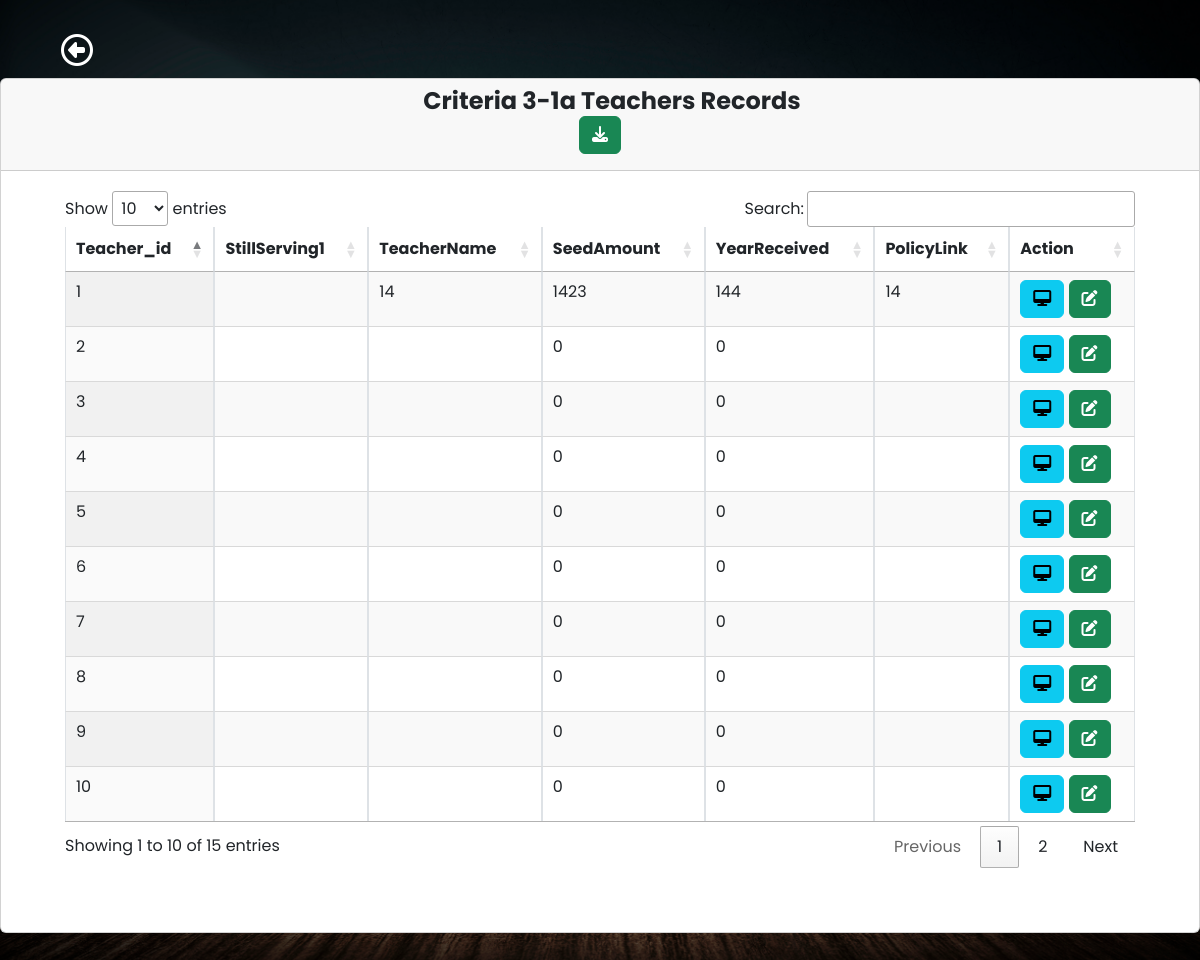
The app's page /criteria/criteria3-1a.php with its own data.
### tables this page shows
CREATE TABLE `teacherform` (
  `teacher_id` int(10) NOT NULL,
  `teacherName` varchar(100) NOT NULL,
  `pan` varchar(100) NOT NULL,
  `designation` varchar(50) NOT NULL,
  `appointmentYear` int(40) NOT NULL,
  `appointmentNature` varchar(100) NOT NULL,
  `departmentName` varchar(70) NOT NULL,
  `experienceYears` int(10) NOT NULL,
  `stillServing1` varchar(100) NOT NULL,
  `teacherNamePhD` varchar(100) NOT NULL,
  `qualificationYear` varchar(10) NOT NULL,
  `recognizedGuide` varchar(10) NOT NULL,
  `recognitionYear` int(10) NOT NULL,
  `stillServing2` varchar(10) NOT NULL,
  `researchScholar` varchar(100) NOT NULL,
  `registrationYear` int(10) NOT NULL,
  `guideAllotmentLink` date NOT NULL,
  `programmeName` varchar(50) NOT NULL,
  `programmeCode` varchar(50) NOT NULL,
  `semesterYear` varchar(10) NOT NULL,
  `lastExamDate` date NOT NULL,
  `resultDate` date NOT NULL,
  `programCode` varchar(10) NOT NULL,
  `programName` varchar(100) NOT NULL,
  `studentsAppeared` int(100) NOT NULL,
  `studentsPassed` int(100) NOT NULL,
  `teacherNameSeedMoney` varchar(100) NOT NULL,
  `seedAmount` int(10) NOT NULL,
  `yearReceived` int(10) NOT NULL,
  `policyLink` varchar(100) NOT NULL,
  `teacherNameAward` varchar(100) NOT NULL,
  `awardName` varchar(100) NOT NULL,
  `awardYear` int(10) NOT NULL,
  `awardingAgency` varchar(100) NOT NULL,
  `roomName` varchar(255) NOT NULL,
  `ictFacility` varchar(255) NOT NULL,
  `photoLink` varchar(255) NOT NULL,
  `timetable` varchar(255) NOT NULL,
  `year` varchar(10) NOT NULL,
  `budget` int(10) NOT NULL,
  `expenditure` int(10) NOT NULL,
  `totalExpenditure` int(10) NOT NULL,
  `maintenanceAcademic` int(10) NOT NULL,
  `maintenancePhysical` int(10) NOT NULL,
  `module` varchar(255) NOT NULL,
  `platform` varchar(255) NOT NULL,
  `launchDate` date NOT NULL,
  `documentLink` varchar(255) NOT NULL,
  `facility` varchar(255) NOT NULL,
  `developmentFacility` varchar(255) NOT NULL,
  `videoLink` varchar(255) NOT NULL,
  `scheme_name` varchar(255) NOT NULL,
  `gov_students` int(11) NOT NULL,
  `gov_amount` decimal(10,2) NOT NULL,
  `ngo_students` int(11) NOT NULL,
  `ngo_amount` decimal(10,2) NOT NULL,
  `ngo_name` varchar(255) NOT NULL,
  `capacity_programme` varchar(255) NOT NULL,
  `implementationDate` date NOT NULL,
  `enrolledStudents` int(11) NOT NULL,
  `agencies` text NOT NULL,
  `activity_name` varchar(255) NOT NULL,
  `students_attended` int(11) NOT NULL,
  `students_placed` int(11) NOT NULL,
  `eventDate` date NOT NULL,
  `teamIndividual` varchar(255) NOT NULL,
  `competitionLevel` varchar(255) NOT NULL,
  `eventName` varchar(255) NOT NULL,
  `pi_co_pi_name` varchar(255) NOT NULL,
  `funding_agency` varchar(255) NOT NULL,
  `type` varchar(100) NOT NULL,
  `department` varchar(255) NOT NULL,
  `funds_provided` int(10) NOT NULL,
  `duration` varchar(100) NOT NULL,
  `workshop_name` varchar(255) NOT NULL,
  `participants` int(11) NOT NULL,
  `date` varchar(100) NOT NULL,
  `activity_report_link` varchar(255) NOT NULL,
  `author_name` varchar(255) NOT NULL,
  `journal_name` varchar(255) NOT NULL,
  `publication_year` int(11) NOT NULL,
  `issn_number` varchar(255) NOT NULL,
  `journal_website` varchar(255) NOT NULL,
  `article_link` varchar(255) NOT NULL,
  `listing_status` varchar(255) NOT NULL,
  `teacher_consultants` varchar(255) NOT NULL,
  `project_name` varchar(255) NOT NULL,
  `agency_details` varchar(255) NOT NULL,
  `revenue_generated` decimal(10,2) NOT NULL,
  `trainees` int(11) NOT NULL,
  `teachers_staff_names` varchar(255) NOT NULL,
  `facilities_name_department` varchar(255) NOT NULL,
  `consultancy_name` varchar(255) NOT NULL,
  `total_amount_spent` int(10) NOT NULL,
  `organizing_unit` varchar(255) NOT NULL,
  `role` varchar(50) NOT NULL,
  `year_placement` varchar(4) NOT NULL,
  `studentName_placement` varchar(255) NOT NULL,
  `programGraduated_placement` varchar(255) NOT NULL,
  `employerName` varchar(255) NOT NULL,
  `payPackage` varchar(255) NOT NULL,
  `studentName_higher_education` varchar(255) NOT NULL,
  `institutionJoined` varchar(255) NOT NULL,
  `programAdmitted` varchar(255) NOT NULL,
  `e_governance` varchar(255) NOT NULL,
  `conference_name` varchar(255) NOT NULL,
  `conferenceName` varchar(255) NOT NULL,
  `professionalBody` varchar(255) NOT NULL,
  `amount` int(10) NOT NULL,
  `roles` varchar(255) NOT NULL,
  `from_date` date NOT NULL,
  `to_date` date NOT NULL,
  `program_title` varchar(255) NOT NULL
);

### criteria/criteria3-1a.php (the view, shortened to what this page needs)
<?php
require 'dbcon.php';
?>
<!doctype html>
<html lang="en">
<head>
    <link href="https://cdn.jsdelivr.net/npm/bootstrap@5.1.3/dist/css/bootstrap.min.css" rel="stylesheet">
    <link rel="stylesheet" href="https://cdn.datatables.net/1.10.2/css/jquery.dataTables.min.css">
    <link rel="stylesheet" href="https://pro.fontawesome.com/releases/v5.10.0/css/all.css">
    <?php
    include('../students/includes/header1.php');
    ?>
</head>
<body>
    <div class="wrapper">
        <div class="main">
            <nav class="navbar navbar-expand">
                <a href="../criteria/criteria.php" class="btn btn-2xl mx-5 mt-4"><i class="fa-regular fa-circle-left fa-2xl" style="color: #fff;"></i></a>
            </nav>
            <main class="content ">
                <div class=" mb-5">
                    <div class="row">
                        <div class="col-md-12">
                            <div class="card">
                                <div class="card-header">
                                    <h4 class="text-center">&emsp;<b>Criteria 3-1a Teachers Records</b>
                                    <form method="post" action="../excel/Excel copy 12.php">
                                            <button type="submit" class="btn btn-success btn pull-right" name="export_excel"><i class="fas fa-download"></i></button>
                                        </form>
                                    </h4>
                                </div>
                                <div class="card-body m-5 mt-1">
                                    <table id="example" class="display table table-striped table-bordered table-hover" cellspacing="0" width="100%">
                                        <thead>
                                            <tr>
                                                <?php
                                                $query = "SELECT teacher_id,stillServing1,teacherName,seedAmount,yearReceived,policyLink FROM teacherform LIMIT 1";
                                                $query_run = mysqli_query($conn, $query);
                                                $row = mysqli_fetch_assoc($query_run);
                                                foreach ($row as $key => $value) {
                                                    echo "<th>" . ucfirst($key) . "</th>";
                                                }
                                                ?>
                                                <th>Action</th>
                                            </tr>
                                        </thead>
                                        <tbody>
                                            <?php
                                            $query = "SELECT  teacher_id,stillServing1,teacherName,seedAmount,yearReceived,policyLink FROM teacherform";
                                            $query_run = mysqli_query($conn, $query);
                                            if (mysqli_num_rows($query_run) > 0) {
                                                while ($teacher = mysqli_fetch_assoc($query_run)) {
                                            ?>
                                                    <tr>
                                                        <?php
                                                        foreach ($teacher as $data) {
                                                            echo "<td>" . $data . "</td>";
                                                        }
                                                        ?>
                                                        <td>
                                                            <a href="teacher-view.php?id=<?= $teacher['teacher_id']; ?>" class="btn btn-info btn-xs"><i class="fas fa-desktop "></i></a>
                                                            <a href="teacher-edit.php?id=<?= $teacher['teacher_id']; ?>" class="btn btn-success btn-xs"><i class="fas fa-edit"></i></a>
                                                        </td>
                                                    </tr>
                                            <?php
                                                }
                                            } else {
                                                echo "<tr><td colspan='4'>No Record Found</td></tr>";
                                            }
                                            ?>
                                        </tbody>
                                    </table>
                                </div>
                            </div>
                        </div>
                    </div>
                </div>
            </main>
        </div>
    </div>
</body>
</html>

### students/includes/header1.php (style rules this page uses)
body { font-family: 'Poppins', sans-serif; margin: 0; background-image: url("../img/background-image.jpg"); background-repeat: no-repeat; background-position: center bottom; background-size: cover; }
a { cursor: pointer; text-decoration: none; font-family: 'Poppins', sans-serif; }
.wrapper { align-items: stretch; display: flex; width: 100%; }
.main { display: flex; flex-direction: column; min-height: 100vh; width: 100%; overflow: hidden; transition: all 0.35s ease-in-out; }
.content { flex: 1; max-width: 100vw; width: 100vw; }
@media (min-width:768px) { .content { width: auto; } }

### records on screen
teacherform: teacher_id "1", data "14", seedAmount "1423", yearReceived "144"
teacherform: teacher_id "2", data "0"
teacherform: teacher_id "3", data "0"
teacherform: teacher_id "4", data "0"
teacherform: teacher_id "5", data "0"
teacherform: teacher_id "6", data "0"
teacherform: teacher_id "7", data "0"
teacherform: teacher_id "8", data "0"
teacherform: teacher_id "9", data "0"
teacherform: teacher_id "10", data "0"

### other values on screen
$key "Teacher_id"
$key "StillServing1"
$key "TeacherName"
$key "SeedAmount"
$key "YearReceived"
$key "PolicyLink"
